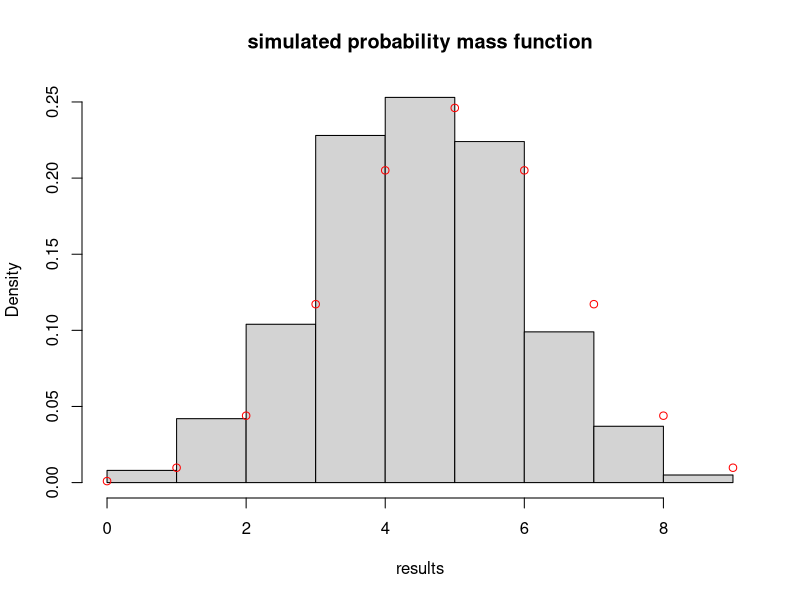
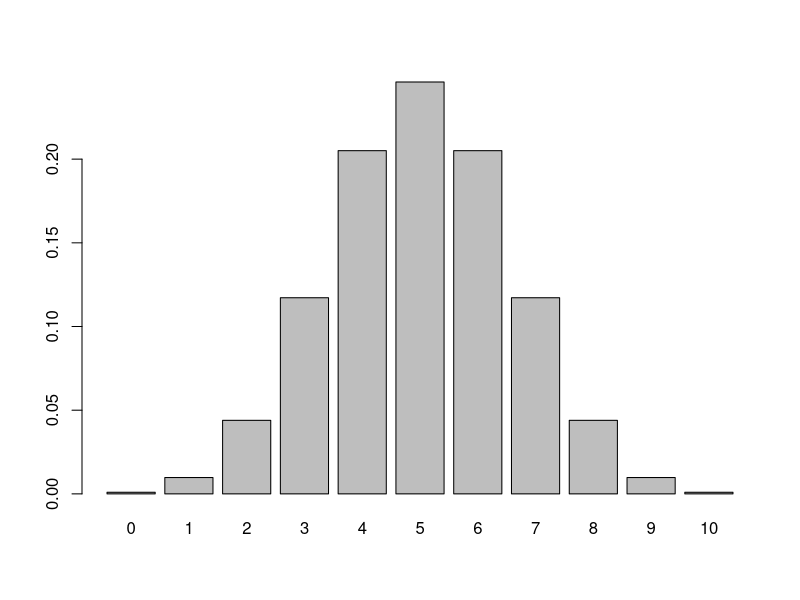
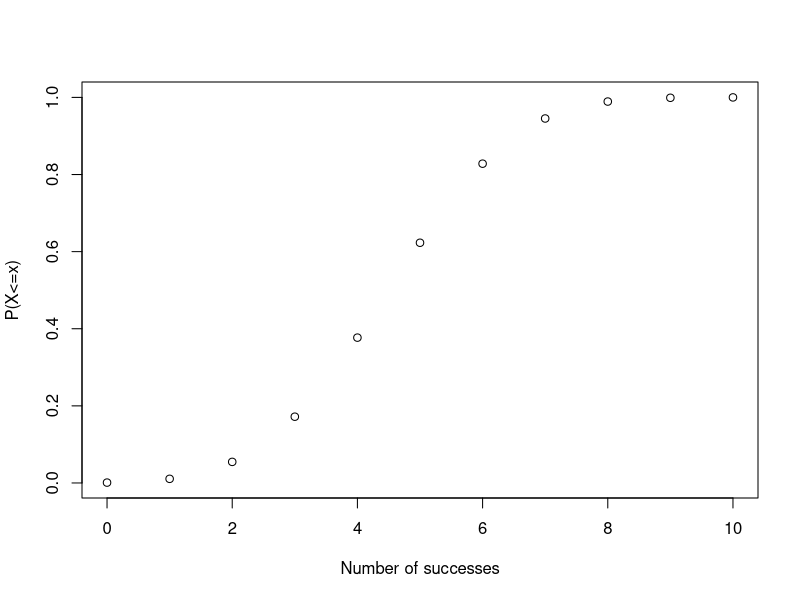
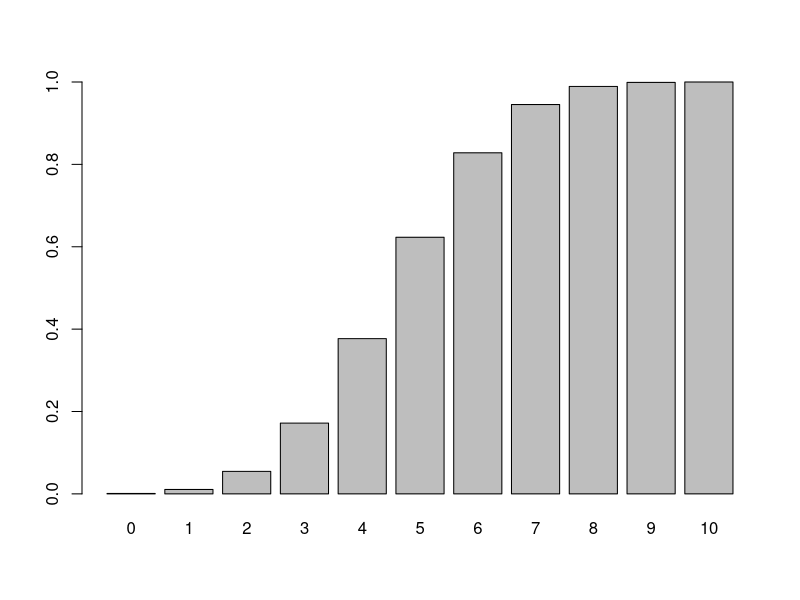

R code for these plots, in order:
#Exercises for discrete random variables


#Task a)

#Simulate a random experiment by tossing 10 independent coins.
#Let X be the random variable of the sum of the heads
#Plot the estimated probability mass function of X


##generate random coin throws...
N = 1000 ## repetition of the experiment
K = 10 ## number of coins

results = c() 
for( i in 1:N){
  results = c(results, sum( as.numeric(runif(K)>0.5) ) ) ### because you can intrepte true and false as 1/0
}

hist(results,freq = F,main='simulated probability mass function')

# b) add a marker for the true probabilities to the plot

successes = 0:10
prob = dbinom( x = successes,prob = 0.5,size = 10)
points(successes,prob,col='red')

##just a plot of the pdf
barplot(prob,names.arg = 0:10)

#c) calculate the expected value and variance of the simulated pmf
# For checking the results:
# expected value = n*p
# variance = n*p(1-p)

expected_value = 0
for(i in 0:10){
  expected_value = expected_value+ i*(sum(results==i)/N)
}

variance = 0
for(i in 0:10){
  variance = variance+ (i-expected_value)^2 *(sum(results==i)/N)
}

#d) plot the cumulative distribution function (CDF) for this experiment, using the pbinom function

plot(0:10,pbinom(q=0:10,size=10,prob=0.5),ylab=("P(X<=x)"),xlab="Number of successes")
##or this one looks nicer
barplot(pbinom(q=0:10,size=10,prob=0.5),names.arg = 0:10)

#e) estimate the probability P(X>=6) that at least 6 or more coins show heads.
#   use the simulated density for the culclation and use the pbinom function
#   to estimtate this probability 

##sum over the probabilities
simulated_pbe = 0
for(i in 6:10){
  simulated_pbe = simulated_pbe+sum(results==i)/N
}
sprintf("P(X>6) from the simulation:%f",simulated_pbe )

##  using the cummulative density function.
true_pbe = pbinom(5,size=10,prob = 0.5,lower.tail = F)
sprintf("true P(X>6):%f",true_pbe )



